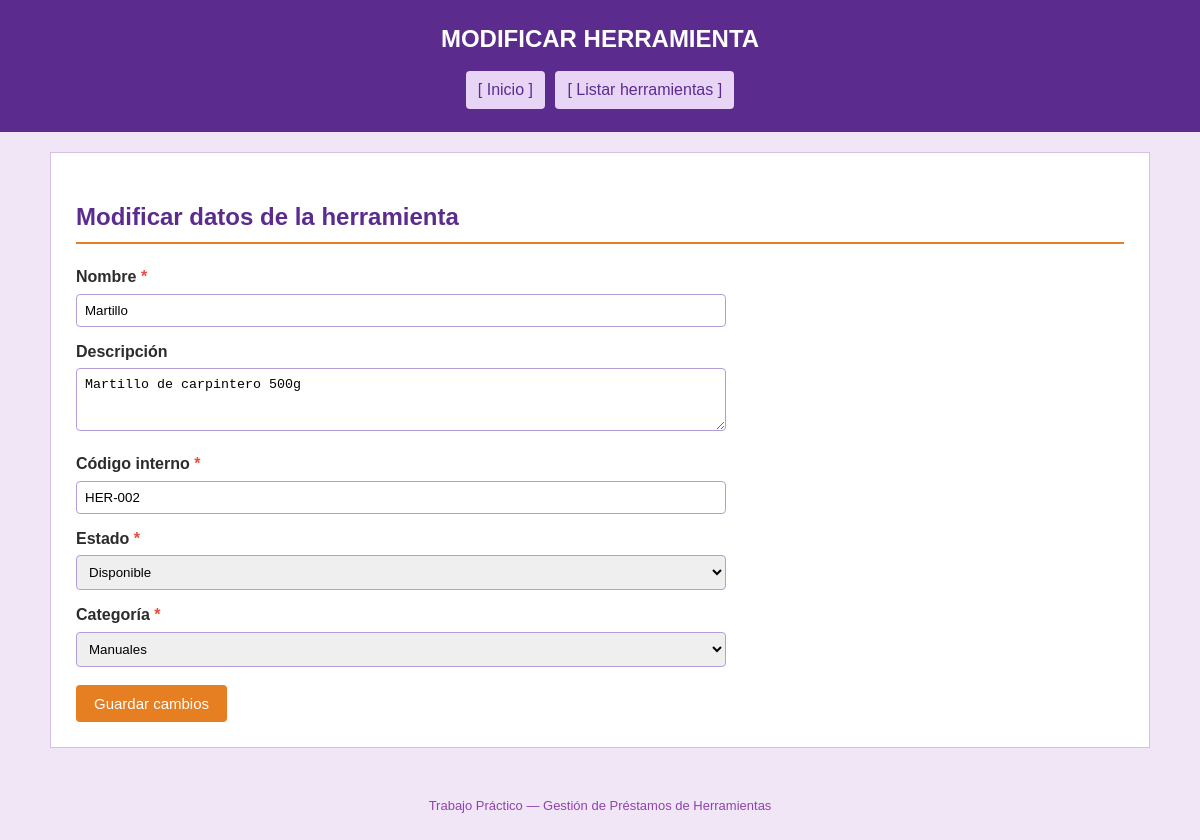
Screenshot of /aplicacion/herramienta/editar.php?id=2 with the database file from the repository.
### tables this page shows
CREATE TABLE `herramienta` (
  `id_herramienta` int(11) NOT NULL AUTO_INCREMENT,
  `nombre` varchar(100) NOT NULL,
  `descripcion` text DEFAULT NULL,
  `codigo_interno` varchar(50) NOT NULL,
  `estado` varchar(50) NOT NULL DEFAULT 'disponible',
  `id_categoria` int(11) DEFAULT NULL,
  PRIMARY KEY (`id_herramienta`),
  UNIQUE KEY `codigo_interno` (`codigo_interno`),
  KEY `fk_herramienta_categoria` (`id_categoria`),
  CONSTRAINT `fk_herramienta_categoria` FOREIGN KEY (`id_categoria`) REFERENCES `categoria` (`id_categoria`)
);

CREATE TABLE `categoria` (
  `id_categoria` int(11) NOT NULL AUTO_INCREMENT,
  `nombre` varchar(100) NOT NULL,
  PRIMARY KEY (`id_categoria`)
);

### aplicacion/herramienta/editar.php (the view, shortened to what this page needs)
<?php
require_once "../conexion.php";
$her = null;
if (isset($_GET["id"]) && ctype_digit($_GET["id"])) {
    $stmt = $pdo->prepare("SELECT * FROM herramienta WHERE id_herramienta = :id");
    $stmt->execute([':id' => (int)$_GET["id"]]);
    $her = $stmt->fetch();
}
$categorias = $pdo->query("SELECT id_categoria, nombre FROM categoria ORDER BY nombre")->fetchAll();
?>
<!DOCTYPE html>
<html lang="es">
<head>
    <link rel="stylesheet" href="../css/estilos.css">
</head>
<body>
<header>
    <h1>MODIFICAR HERRAMIENTA</h1>
    <nav>
        <a href="../index.php">[ Inicio ]</a>
        <a href="listar.php">[ Listar herramientas ]</a>
    </nav>
</header>
<main>
    <?php if ($her): ?>
        <h2>Modificar datos de la herramienta</h2>
        <form action="editar.php" method="POST">
            <label>Nombre <span class="requerido">*</span></label>
            <input type="text" name="nombre" required value="<?= htmlspecialchars($her['nombre']) ?>">
            <label>Descripción</label>
            <textarea name="descripcion" rows="3"><?= htmlspecialchars($her['descripcion'] ?? '') ?></textarea>
            <label>Código interno <span class="requerido">*</span></label>
            <input type="text" name="codigo_interno" required value="<?= htmlspecialchars($her['codigo_interno']) ?>">
            <label>Estado <span class="requerido">*</span></label>
            <select name="estado" required>
                <option value="disponible" <?= $her['estado'] === 'disponible' ? 'selected' : '' ?>>Disponible</option>
            </select>
            <label>Categoría <span class="requerido">*</span></label>
            <select name="id_categoria" required>
                <?php foreach ($categorias as $c): ?>
                    <option value="<?= $c['id_categoria'] ?>"
                        <?= ($c['id_categoria'] == $her['id_categoria']) ? 'selected' : '' ?>>
                        <?= htmlspecialchars($c['nombre']) ?>
                    </option>
                <?php endforeach; ?>
            </select>
            <button type="submit">Guardar cambios</button>
        </form>
    <?php endif; ?>
</main>
<footer>
    <p>Trabajo Práctico — Gestión de Préstamos de Herramientas</p>
</footer>
</body>
</html>

### aplicacion/css/estilos.css (style rules this page uses)
* { box-sizing: border-box; }
body { font-family: Arial, Helvetica, sans-serif; margin: 0; background-color: #f0e6f6; color: #2c2c2c; line-height: 1.6; }
header { background-color: #5b2c8e; color: #fff; padding: 20px; text-align: center; }
nav { margin-top: 10px; text-align: center; }
nav a { color: #5b2c8e; background-color: #e8d5f5; padding: 6px 12px; margin: 3px; display: inline-block; text-decoration: none; border-radius: 4px; }
main { max-width: 1100px; margin: 20px auto; background-color: #fff; padding: 25px; border: 1px solid #d4c1e8; }
h1 { margin: 0; font-size: 24px; }
h2 { color: #5b2c8e; border-bottom: 2px solid #e67e22; padding-bottom: 6px; }
form { max-width: 650px; }
label { display: block; margin-top: 12px; font-weight: bold; }
input[type="text"], input[type="number"], input[type="date"], input[type="email"], input[type="time"], select, textarea { width: 100%; padding: 8px; margin-top: 4px; border: 1px solid #b39ddb; border-radius: 4px; }
button { margin-top: 18px; padding: 10px 18px; background-color: #e67e22; color: #fff; border: none; border-radius: 4px; cursor: pointer; font-size: 15px; }
.requerido { color: #e74c3c; }
footer { text-align: center; padding: 15px; color: #8e44ad; font-size: 13px; }

### rows the page displays
herramienta: nombre "Martillo", descripcion "Martillo de carpintero 500g", codigo_interno "HER-002", estado "Disponible", id_categoria "Manuales"
